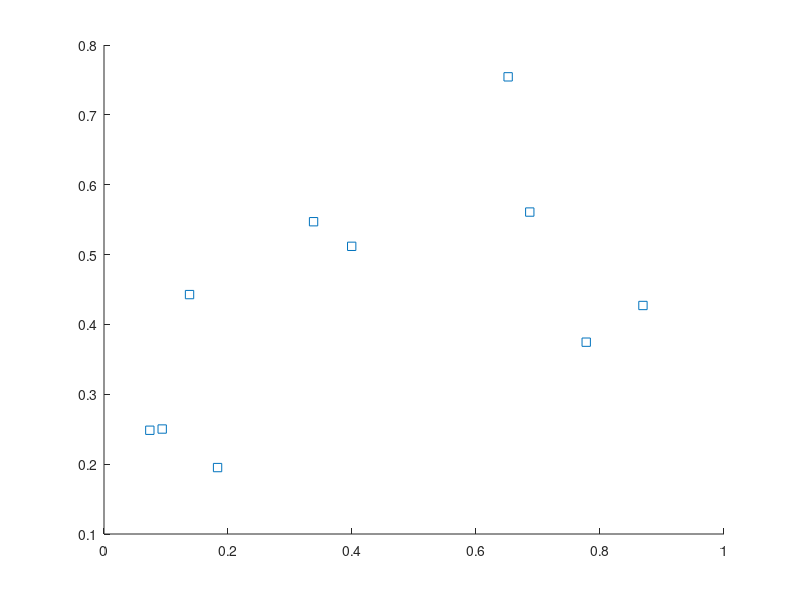

Write MATLAB code to recreate this figure. (Note: this script raises an error after producing the figure.)
%=============================================================================
% Copyright (c) 2016-present Allan CORNET (Nelson)
%=============================================================================
% This file is part of Nelson.
%=============================================================================
% LICENCE_BLOCK_BEGIN
% SPDX-License-Identifier: LGPL-3.0-or-later
% LICENCE_BLOCK_END
%=============================================================================
% <--ADV-CLI MODE-->
%=============================================================================
close all
%=============================================================================
f = figure();
x = [0.777753, 0.093848, 0.183162, 0.399499, 0.337997, 0.686724, 0.073906, 0.651808, 0.869273, 0.137949];
y = [0.37460, 0.25027, 0.19510, 0.51182, 0.54704, 0.56087, 0.24853, 0.75443, 0.42712, 0.44273];
s = scatter(x, y, [], 'green', 's');
asserts.isequal(s.Marker, 'square');
asserts.isequal(s.MarkerEdgeColor, 'flat');
asserts.isequal(s.MarkerFaceColor, 'none');
asserts.isequal(s.LineWidth, 0.5000);
asserts.isequal(s.SizeData, 36);
asserts.isequal(s.CData, [0 1 0]);
%=============================================================================
close all
%=============================================================================
